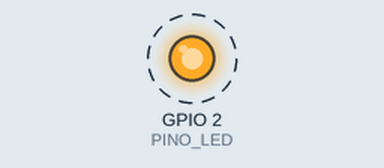
A sketch run on a simulated ESP32. On the bench: output pins drawn as LEDs (lit = HIGH). Dashed ring = blinking. What the sketch prints to the serial monitor is not drawn.

Above: at 0.5 s.
Timing chart, 0 to 4.6 s (numbered marks = the images above):
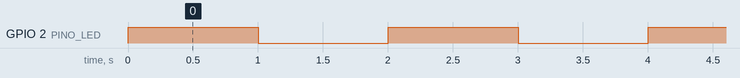

Measured:
- by itself, GPIO 2 (PINO_LED): alternates HIGH for 1.0 s and LOW for 1.0 s

The sketch:

blink_serial.ino
```cpp
/*
 * Projeto: Blink com Monitor Serial
 * Livro: ESP32 Descomplicado — Capítulo 3
 * Autor: Felipe Tavares
 * Descrição: Pisca o LED embutido e envia mensagens pelo Monitor Serial,
 *            mostrando o estado atual do LED a cada mudança.
 * Hardware: ESP32 DevKit v1 (38 ou 30 pinos) — só o cabo USB, sem componentes extras
 * Testado em: Arduino IDE 2.x, pacote ESP32 by Espressif Systems
 * Wokwi: montagem não necessária — usa apenas o LED embutido da placa
 *
 * Se você usar este projeto em publicações, vídeos ou repositórios,
 * mantenha este cabeçalho com a atribuição ao autor.
 */

// Pino do LED embutido no ESP32 DevKit v1.
// Usamos #define em vez de "int PINO_LED = 2" porque #define não ocupa
// memória RAM — o compilador substitui o nome pelo valor antes de compilar.
// Para constantes em microcontroladores, sempre prefira #define.
#define PINO_LED 2

void setup() {
  // Inicia a comunicação serial a 115200 baud.
  // Esse valor precisa ser o mesmo configurado no Monitor Serial da IDE,
  // senão o texto vai aparecer como caracteres estranhos na tela.
  Serial.begin(115200);

  // Configura o pino do LED como saída.
  // Sem isso, o pino fica em estado indefinido e o LED pode se comportar
  // de forma imprevisível.
  pinMode(PINO_LED, OUTPUT);

  // Mensagem inicial para confirmar que o ESP32 inicializou corretamente.
  // Aparece uma vez quando a placa liga ou é reiniciada.
  Serial.println("ESP32 iniciado! Começando o blink...");
}

void loop() {
  // Liga o LED e avisa pelo Serial
  digitalWrite(PINO_LED, HIGH);
  Serial.println("LED ligado");

  // Aguarda 1 segundo com o LED aceso
  delay(1000);

  // Desliga o LED e avisa pelo Serial
  digitalWrite(PINO_LED, LOW);
  Serial.println("LED desligado");

  // Aguarda 1 segundo com o LED apagado
  delay(1000);
}
```
